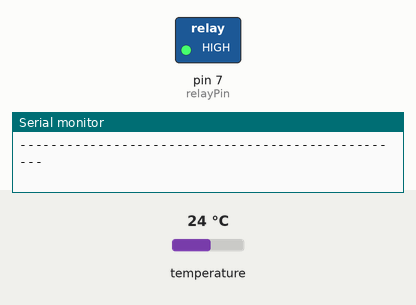
The sketch below on a simulated Arduino Uno, built with avr-gcc and run on an emulated ATmega328P. Shown: switched loads named in the sketch (green lamp = pin HIGH), the last lines printed to the serial monitor. The test bench sets the inputs (shaded band); at power-on: temperature 24 °C.

Above: at 1.9 s.
2.0 s: temperature set to 29.6 °C
5.6 s: temperature set to 30.7 °C
At 7.8 s:
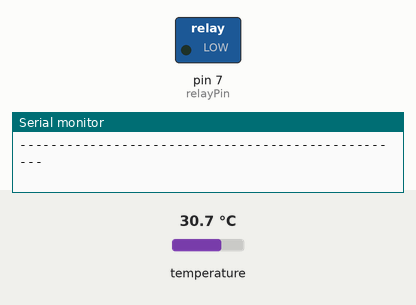
Timing chart, 0 to 9.3 s (numbered marks = the images above; inputs shaded):
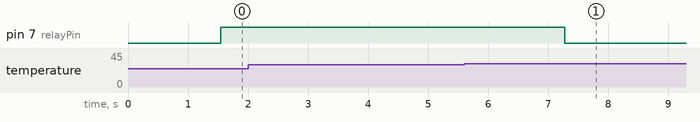

Measured:
- the behaviour switches between 29.9 and 30 °C on temperature (found by bisection; images 0 and 1)
- after the input at 5.6 s, pin 7 (relayPin): HIGH → LOW after 1.7 s

The sketch:

sketch_oct27a.ino
```cpp
#include <OneWire.h>
#include <DallasTemperature.h>

// Data wire connected to Digital Pin 2
const int ONE_WIRE_BUS = 2;
OneWire oneWire(ONE_WIRE_BUS);
DallasTemperature sensors(&oneWire);

const int relayPin = 7; // Relay connected to pin 7

float baselineTemp = 0.0;

void setup() {
  Serial.begin(9600);
  sensors.begin();
  pinMode(relayPin, OUTPUT);
  digitalWrite(relayPin, LOW);

  // Capture starting ambient/water temperature as baseline
  sensors.requestTemperatures();
  baselineTemp = sensors.getTempCByIndex(0);

  Serial.println("=== SYSTEM INITIALIZED ===");
  Serial.print("Baseline Ambient Temp: ");
  Serial.print(baselineTemp);
  Serial.println(" °C");
}

void loop() {
  sensors.requestTemperatures();
  float currentTemp = sensors.getTempCByIndex(0);

  // Calculate thermal lift (how much the temperature has risen from start)
  float tempRise = currentTemp - baselineTemp;

  // Print live readings and calculations
  Serial.print("Current Temp: ");
  Serial.print(currentTemp);
  Serial.print(" °C | Thermal Lift (ΔT): +");
  Serial.print(tempRise);
  Serial.println(" °C");

  // Control Logic (30°C Threshold)
  if (currentTemp < 30.0) {
    digitalWrite(relayPin, HIGH); // Turn heating loop ON
    Serial.println("-> Status: Capturing Waste Heat & Pre-Heating Water");
  } else {
    digitalWrite(relayPin, LOW);
    Serial.println("-> Status: Target Temp Reached - Optimal Feedwater Temp");
  }

  Serial.println("--------------------------------------------------");
  delay(2000);
}
```
